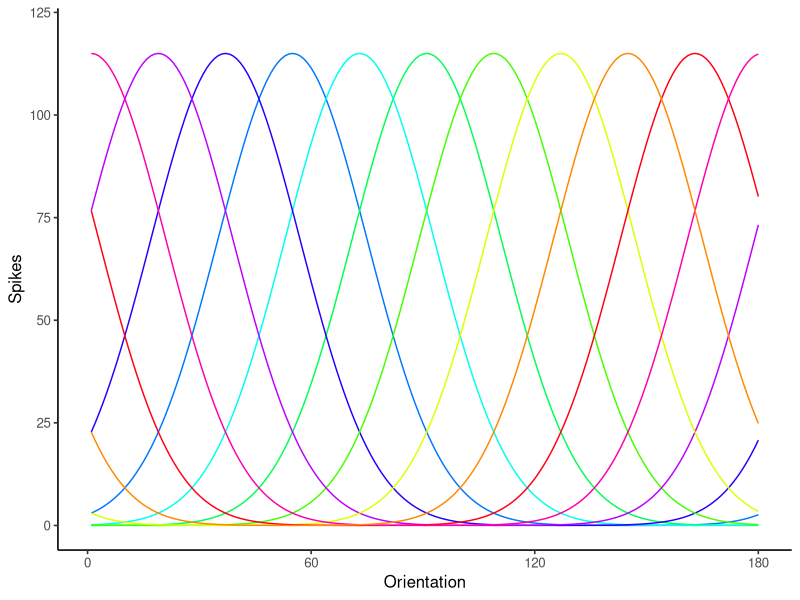
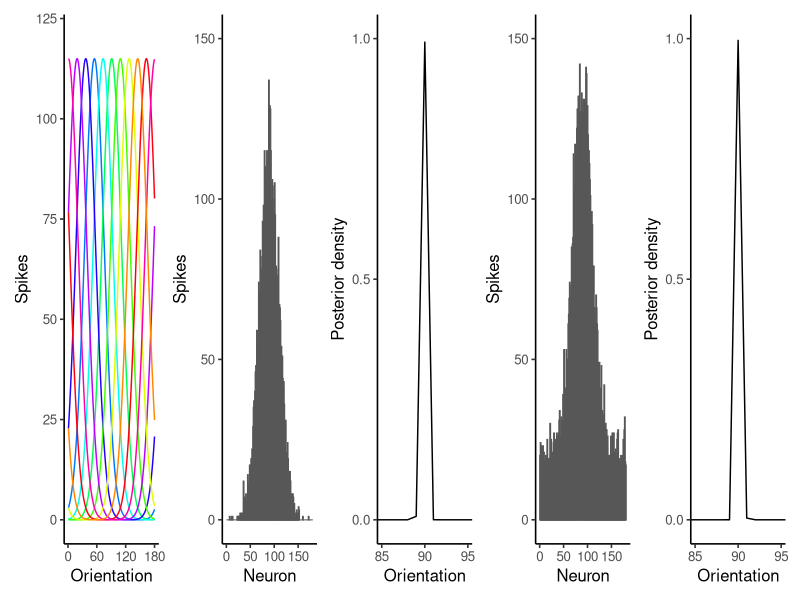

These charts were generated, in order, by the following R code:
library(tidyverse)
library(cowplot)
library(patchwork)

# Parameters
n_neurons <- 180
orientations <- seq(1, 180, by = 1)
preferred_orientations <-  seq(1, 180, length.out = n_neurons)
max_firing_rate <- 115
tuning_width <- 20

tuning_curves <- matrix(0, nrow = n_neurons, ncol = length(orientations))
for (i in 1:n_neurons) {
  tuning_curves[i, ] <- max_firing_rate * exp(-0.5 * (pmin(abs(orientations - preferred_orientations[i]), 
                                                           180 - abs(orientations - preferred_orientations[i])) ^ 2) / tuning_width ^ 2)
}

FiringRate <- c()
for (i in 1:n_neurons) {
  FiringRate <- c(FiringRate, tuning_curves[i, ])
}

color_wheel <- function(alpha = 1) {
  h <- c(seq(160, 0, -1), seq(180, 161, -1))[-161]
  h <- h / 180
  s <- rep(1, 180)
  v <- rep(1, 180)
  hsv(h, s, v, alpha)
}

colors <- color_wheel()

df_tuning <- data.frame(Orientation = rep(orientations, n_neurons),
                        FiringRate = FiringRate,
                        Neuron = rep(rep(orientations, n_neurons), each = length(orientations)),
                        Color = rep(colors, each = length(orientations)))

p1 <- ggplot(df_tuning[df_tuning$Neuron %in% seq(1, n_neurons, by = 18), ], 
             aes(x = Orientation, y = FiringRate, color = Color)) +
  geom_line() + scale_color_identity() +
  theme_classic(base_size = 12) + 
  scale_x_continuous(breaks = c(0, 60, 120, 180)) +
  ylim(0, 120) + 
  guides(color = F) + ylab("Spikes")
p1

# Spikes
input_orientation <- 90

responses <- rpois(n_neurons, lambda = tuning_curves[, input_orientation])
df_responses <- data.frame(Spikes = responses, Neuron = seq(1:n_neurons))

responses_augmented <- rpois(n_neurons, lambda = tuning_curves[, input_orientation]) + rpois(n_neurons, lambda = 20)
df_responses_augmented <- data.frame(Spikes = responses_augmented, Neuron = seq(1:n_neurons))

p2 <- ggplot(df_responses) + geom_col(aes(x = Neuron, y = Spikes), color = "grey34") +
  theme_classic(base_size = 12) + 
  ylim(0, 150) + ylab("Spikes")

p3 <- ggplot(df_responses_augmented) + geom_col(aes(x = Neuron, y = Spikes), color = "grey34") +
  theme_classic(base_size = 12) + 
  ylim(0, 150) + ylab("Spikes")

# Likelihood
likelihood <- numeric(length(orientations))
for (i in 1:length(orientations)) {                                               # 尤度（i度の刺激下で観測発火パターンが生じる確率）
  likelihood[i] <- sum(dpois(responses, lambda = tuning_curves[, i], log = TRUE)) # i度刺激下での360個のニューロンのλがチューニングカーブから決まる
}                                                                                 # これら360個のポアソン分布から観測発火パターンが生じる確率を求める
df_likelihood <- data.frame(Orientation = orientations, Density = likelihood, Type = "Likelihood")
max_likelihood_orientation <- orientations[which.max(likelihood)]
cat("The maximum likelihood orientation is", max_likelihood_orientation, "degrees\n")

likelihood_augmented <- numeric(length(orientations))
for (i in 1:length(orientations)) {                               
  likelihood_augmented[i] <- sum(dpois(responses_augmented, lambda = tuning_curves[, i], log = TRUE))
} 
df_likelihood_augmented <- data.frame(Orientation = orientations, Density = likelihood_augmented, Type = "Likelihood")
max_likelihood_orientation_augmented <- orientations[which.max(likelihood_augmented)]
cat("The maximum likelihood orientation is", max_likelihood_orientation_augmented, "degrees\n")

# Bayesian inference
prior_mean <- 90 
prior_sd <- 100    
prior <- dnorm(orientations, mean = prior_mean, sd = prior_sd)
df_prior <- data.frame(Orientation = orientations, Density = prior, Type = "Prior")

posterior_log <- likelihood + log(prior)
posterior_unnormalized <- exp(posterior_log - max(posterior_log))
posterior <- posterior_unnormalized / sum(posterior_unnormalized)
df_posterior <- data.frame(Orientation = orientations, Density = posterior, Type = "Posterior")
map_orientation <- orientations[which.max(posterior)]
cat("The maximum a posteriori (MAP) orientation is", map_orientation, "degrees\n")

posterior_log_augmented <- likelihood_augmented + log(prior)
posterior_unnormalized_augmented <- exp(posterior_log_augmented - max(posterior_log_augmented))
posterior_augmented <- posterior_unnormalized_augmented / sum(posterior_unnormalized_augmented)
df_posterior_augmented <- data.frame(Orientation = orientations, Density = posterior_augmented, Type = "Posterior")
map_orientation_augmented <- orientations[which.max(posterior_augmented)]
cat("The maximum a posteriori (MAP) orientation is", map_orientation_augmented, "degrees\n")

p4 <- ggplot(df_posterior, aes(x = Orientation, y = Density)) +
  geom_line() +
  labs(x = "Orientation", y = "Posterior density") +
  theme_classic(base_size = 12) + 
  coord_cartesian(xlim = c(85, 95)) +
  scale_x_continuous(breaks = c(85, 90, 95)) + 
  ylim(0, 1) +
  scale_y_continuous(limits = c(0, 1), breaks = c(0, 0.5, 1))
  

p5 <- ggplot(df_posterior_augmented, aes(x = Orientation, y = Density)) +
  geom_line() +
  theme_classic(base_size = 12) + 
  labs(x = "Orientation", y = "Posterior density") +
  coord_cartesian(xlim = c(85, 95)) +
  scale_x_continuous(breaks = c(85, 90, 95)) + 
  scale_y_continuous(limits = c(0, 1), breaks = c(0, 0.5, 1))

g1 <- list(p1, p2, p4, p3, p5)
g1 <- lapply(g1, function(p) {
  p + theme(
    legend.position = "none",
    plot.margin = margin(t = 5, r = 5, b = 5, l = 5, unit = "pt")
  )
})

ppc <- wrap_plots(g1, nrow = 1)
ggsave("ppc.png", ppc, width = 10, height = 2, dpi = 300)
